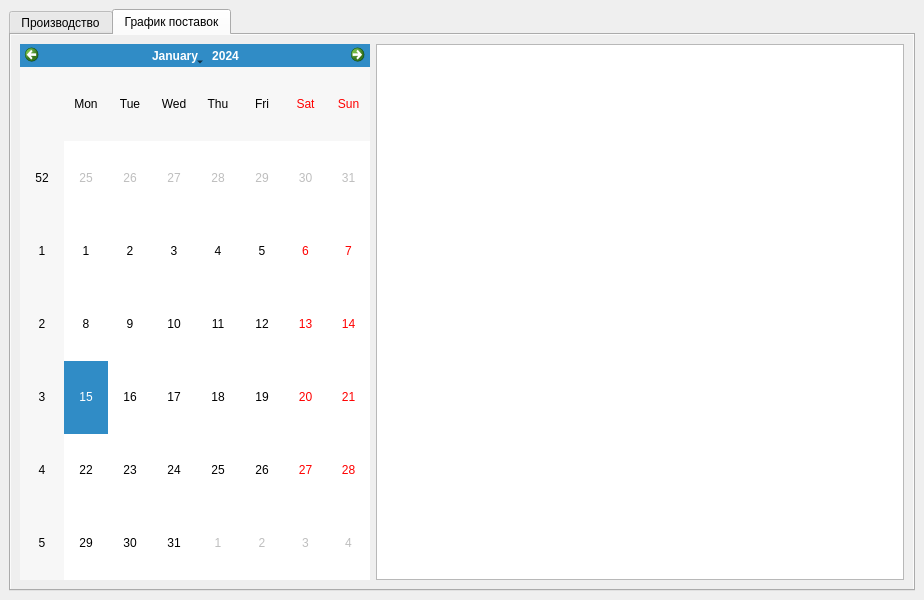
<?xml version="1.0" encoding="UTF-8"?>
<ui version="4.0">
 <class>MainWindow</class>
 <widget class="QMainWindow" name="MainWindow">
  <property name="enabled">
   <bool>true</bool>
  </property>
  <property name="geometry">
   <rect>
    <x>0</x>
    <y>0</y>
    <width>924</width>
    <height>600</height>
   </rect>
  </property>
  <property name="sizePolicy">
   <sizepolicy hsizetype="Preferred" vsizetype="Preferred">
    <horstretch>0</horstretch>
    <verstretch>0</verstretch>
   </sizepolicy>
  </property>
  <property name="baseSize">
   <size>
    <width>800</width>
    <height>600</height>
   </size>
  </property>
  <property name="windowTitle">
   <string>Промышленное производство</string>
  </property>
  <property name="animated">
   <bool>true</bool>
  </property>
  <widget class="QWidget" name="centralwidget">
   <layout class="QVBoxLayout" name="verticalLayout">
    <item>
     <widget class="QTabWidget" name="tabWidget">
      <property name="sizePolicy">
       <sizepolicy hsizetype="MinimumExpanding" vsizetype="Expanding">
        <horstretch>0</horstretch>
        <verstretch>0</verstretch>
       </sizepolicy>
      </property>
      <property name="currentIndex">
       <number>1</number>
      </property>
      <widget class="QWidget" name="tab">
       <property name="autoFillBackground">
        <bool>true</bool>
       </property>
       <attribute name="title">
        <string>Производство</string>
       </attribute>
       <layout class="QVBoxLayout" name="verticalLayout_2">
        <item>
         <widget class="QTableWidget" name="tableWidget_1">
          <property name="sizePolicy">
           <sizepolicy hsizetype="Minimum" vsizetype="Minimum">
            <horstretch>0</horstretch>
            <verstretch>0</verstretch>
           </sizepolicy>
          </property>
          <property name="tabletTracking">
           <bool>false</bool>
          </property>
          <property name="contextMenuPolicy">
           <enum>Qt::DefaultContextMenu</enum>
          </property>
          <property name="lineWidth">
           <number>1</number>
          </property>
          <property name="sizeAdjustPolicy">
           <enum>QAbstractScrollArea::AdjustIgnored</enum>
          </property>
          <property name="editTriggers">
           <set>QAbstractItemView::NoEditTriggers</set>
          </property>
          <property name="dragEnabled">
           <bool>false</bool>
          </property>
          <property name="columnCount">
           <number>6</number>
          </property>
          <attribute name="horizontalHeaderVisible">
           <bool>false</bool>
          </attribute>
          <attribute name="horizontalHeaderCascadingSectionResizes">
           <bool>true</bool>
          </attribute>
          <attribute name="horizontalHeaderDefaultSectionSize">
           <number>128</number>
          </attribute>
          <attribute name="horizontalHeaderHighlightSections">
           <bool>true</bool>
          </attribute>
          <attribute name="verticalHeaderVisible">
           <bool>false</bool>
          </attribute>
          <attribute name="verticalHeaderCascadingSectionResizes">
           <bool>true</bool>
          </attribute>
          <attribute name="verticalHeaderHighlightSections">
           <bool>true</bool>
          </attribute>
          <attribute name="verticalHeaderShowSortIndicator" stdset="0">
           <bool>false</bool>
          </attribute>
          <column/>
          <column/>
          <column/>
          <column/>
          <column/>
          <column/>
         </widget>
        </item>
        <item>
         <widget class="QPushButton" name="Refresh">
          <property name="text">
           <string>Обновить</string>
          </property>
         </widget>
        </item>
        <item>
         <widget class="QPushButton" name="AddLine">
          <property name="text">
           <string>Добавить запись</string>
          </property>
         </widget>
        </item>
        <item>
         <widget class="QPushButton" name="ChangeLine">
          <property name="text">
           <string>Изменить запись</string>
          </property>
         </widget>
        </item>
        <item>
         <widget class="QPushButton" name="Remove_Line">
          <property name="text">
           <string>Удалить запись</string>
          </property>
         </widget>
        </item>
        <item>
         <widget class="QPushButton" name="Exit">
          <property name="text">
           <string>Выход</string>
          </property>
         </widget>
        </item>
       </layout>
      </widget>
      <widget class="QWidget" name="tab_2">
       <property name="autoFillBackground">
        <bool>true</bool>
       </property>
       <attribute name="title">
        <string>График поставок</string>
       </attribute>
       <layout class="QHBoxLayout" name="horizontalLayout">
        <item>
         <widget class="QCalendarWidget" name="Calendar"/>
        </item>
        <item>
         <widget class="QTableWidget" name="tableWidget_2">
          <property name="sizePolicy">
           <sizepolicy hsizetype="Minimum" vsizetype="Minimum">
            <horstretch>0</horstretch>
            <verstretch>0</verstretch>
           </sizepolicy>
          </property>
          <property name="tabletTracking">
           <bool>false</bool>
          </property>
          <property name="contextMenuPolicy">
           <enum>Qt::DefaultContextMenu</enum>
          </property>
          <property name="lineWidth">
           <number>1</number>
          </property>
          <property name="sizeAdjustPolicy">
           <enum>QAbstractScrollArea::AdjustToContents</enum>
          </property>
          <property name="editTriggers">
           <set>QAbstractItemView::NoEditTriggers</set>
          </property>
          <property name="dragEnabled">
           <bool>false</bool>
          </property>
          <property name="columnCount">
           <number>4</number>
          </property>
          <attribute name="horizontalHeaderVisible">
           <bool>false</bool>
          </attribute>
          <attribute name="horizontalHeaderCascadingSectionResizes">
           <bool>true</bool>
          </attribute>
          <attribute name="horizontalHeaderDefaultSectionSize">
           <number>128</number>
          </attribute>
          <attribute name="horizontalHeaderHighlightSections">
           <bool>true</bool>
          </attribute>
          <attribute name="verticalHeaderVisible">
           <bool>false</bool>
          </attribute>
          <attribute name="verticalHeaderCascadingSectionResizes">
           <bool>true</bool>
          </attribute>
          <attribute name="verticalHeaderHighlightSections">
           <bool>true</bool>
          </attribute>
          <attribute name="verticalHeaderShowSortIndicator" stdset="0">
           <bool>false</bool>
          </attribute>
          <column/>
          <column/>
          <column/>
          <column/>
         </widget>
        </item>
       </layout>
      </widget>
     </widget>
    </item>
   </layout>
  </widget>
 </widget>
 <resources/>
 <connections/>
</ui>
